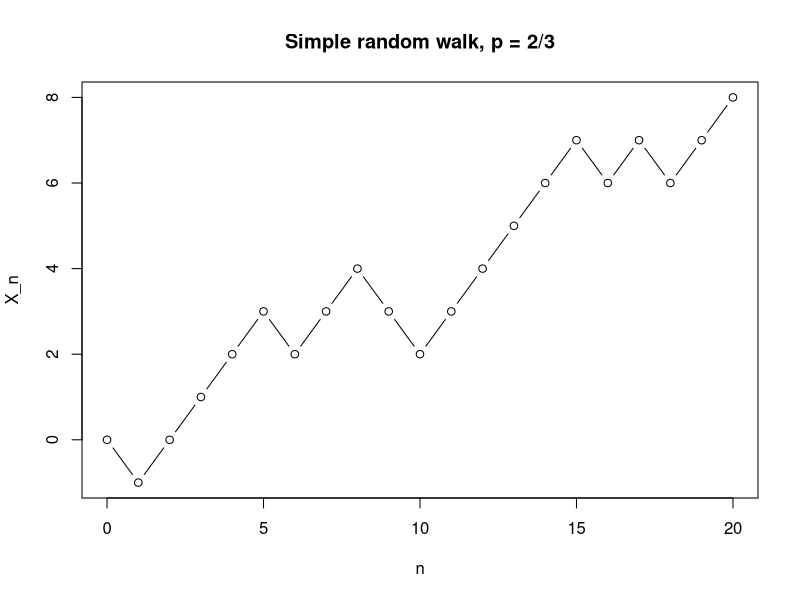
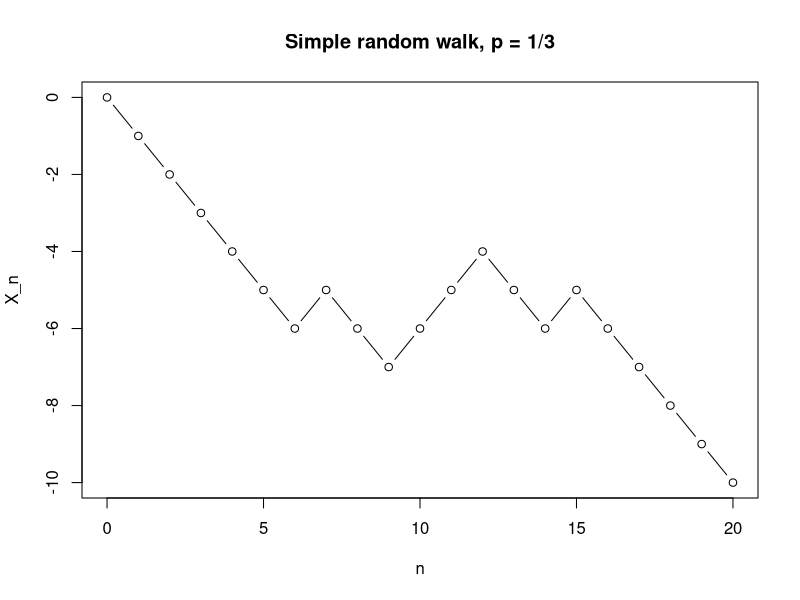

These charts were generated, in order, by the following R code:
## ---- chunk 1
steps <- 20
p <- 2/3
Z <- rbinom(steps, 1, p)
Z <- 2*Z - 1
X <- c(0, cumsum(Z))
plot(0:steps, X, xlab="n", ylab="X_n", main="Simple random walk, p = 2/3", type="b")
p <- 1/3
Z <- rbinom(steps, 1, p)
Z <- 2*Z - 1
X <- c(0, cumsum(Z))
plot(0:steps, X, xlab="n", ylab="X_n", main="Simple random walk, p = 1/3", type="b")
